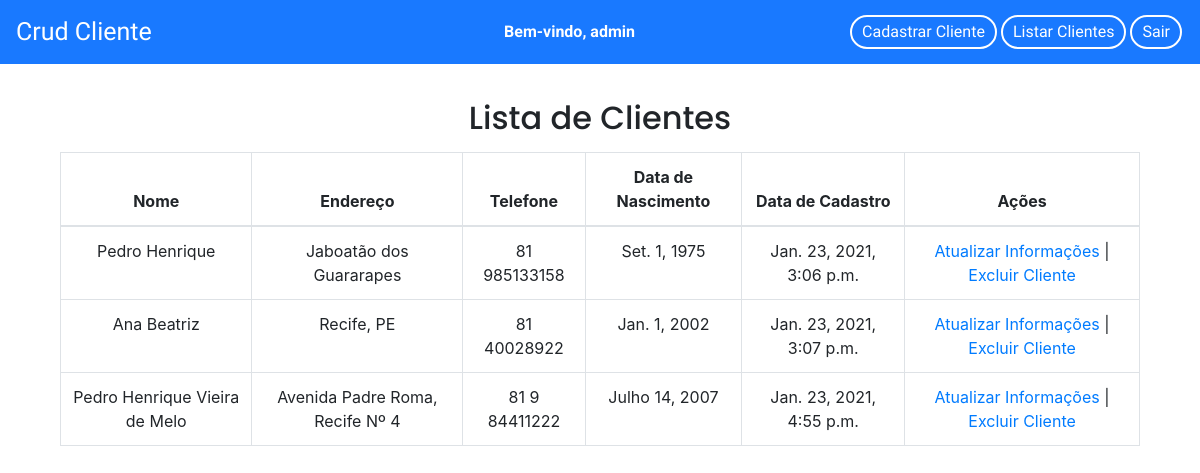
Page / (signed in) on the earlier database version.
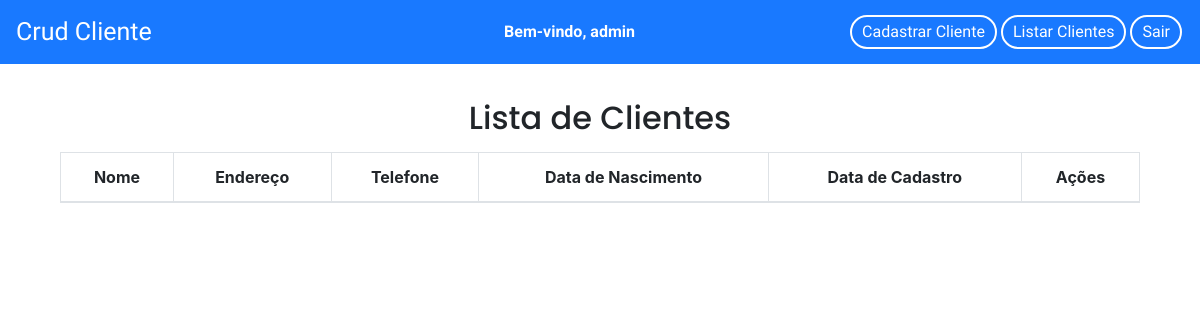
Same page on the later database version.
### application/models.py (models this page shows, shortened)
class Cliente(models.Model):
    nome = models.CharField(max_length=100)
    endereco = models.CharField('Endereço', max_length=200)
    telefone = models.CharField(max_length=20)
    data_nascimento = models.DateField('Data de Nascimento', help_text='* A data deve seguir o seguinte padrão: dd/mm/aaaa')
    data_cadastro = models.DateTimeField(default=timezone.now)
    def get_absolute_url_update(self):
        return reverse('atualizarCliente', args=[self.pk])
    def get_absolute_url_delete(self):
        return reverse('excluirCliente', args=[self.pk])
    class Meta:
        ordering = ('data_cadastro',)

### application/views.py (the view)
# urls.py: path('', views.ClienteListView.as_view(), name='listarClientes'),
class ClienteListView(LoginRequiredMixin, ListView):
    login_url = reverse_lazy('login')
    model = Cliente
    template_name = 'cliente/listarClientes.html'

### application/templates/cliente/listarClientes.html (shortened to what this page needs)
{% extends 'base.html' %}
{% block content %}
    <div class="listaClientes">
        <div>
            <h2>Lista de Clientes</h2>
        </div>
        <table class="table table-bordered">
            <thead>
                <tr>
                    <th>Nome</th>
                    <th>Endereço</th>
                    <th>Telefone</th>
                    <th>Data de Nascimento</th>
                    <th>Data de Cadastro</th>
                    <th>Ações</th>
                </tr>
            </thead>
            <tbody>
                {% for cliente in object_list %}
                    <tr>
                        <td>{{cliente.nome}}</td>
                        <td>{{cliente.endereco}}</td>
                        <td>{{cliente.telefone}}</td>
                        <td>{{cliente.data_nascimento}}</td>
                        <td>{{cliente.data_cadastro}}</td>
                        <td>
                            <a href="{{cliente.get_absolute_url_update}}">Atualizar Informações</a> |
                            <a href="{{cliente.get_absolute_url_delete}}">Excluir Cliente</a>
                        </td>
                    </tr>
                {% endfor %}
            </tbody>
        </table>
    </div>
{% endblock content %}

Differences in the rows shown:
removed Cliente: nome "Pedro Henrique", endereco "Jaboatão dos Guararapes", telefone "81 985133158", data_nascimento "Set. 1, 1975", data_cadastro "Jan. 23, 2021, 3:06 p.m."
removed Cliente: nome "Ana Beatriz", endereco "Recife, PE", telefone "81 40028922", data_nascimento "Jan. 1, 2002", data_cadastro "Jan. 23, 2021, 3:07 p.m."
removed Cliente: nome "Pedro Henrique Vieira de Melo", endereco "Avenida Padre Roma, Recife Nº 4", telefone "81 9 84411222", data_nascimento "Julho 14, 2007", data_cadastro "Jan. 23, 2021, 4:55 p.m."
